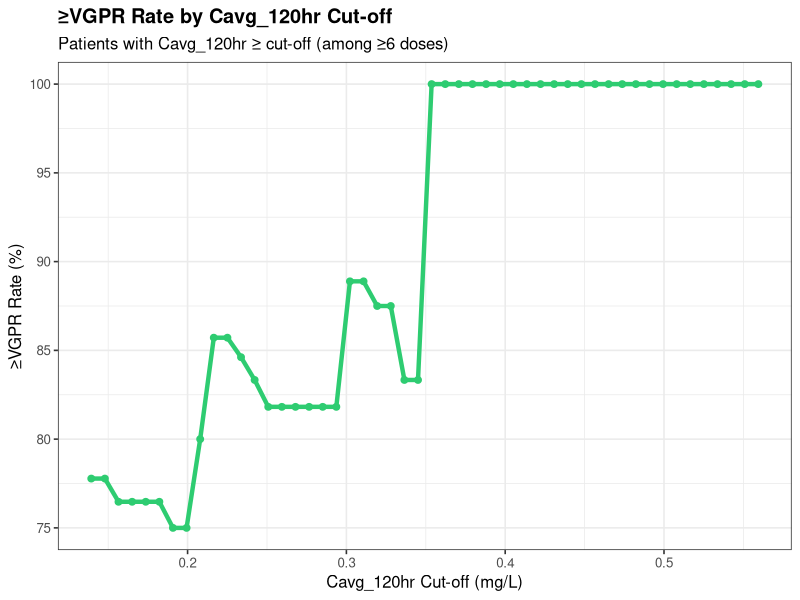
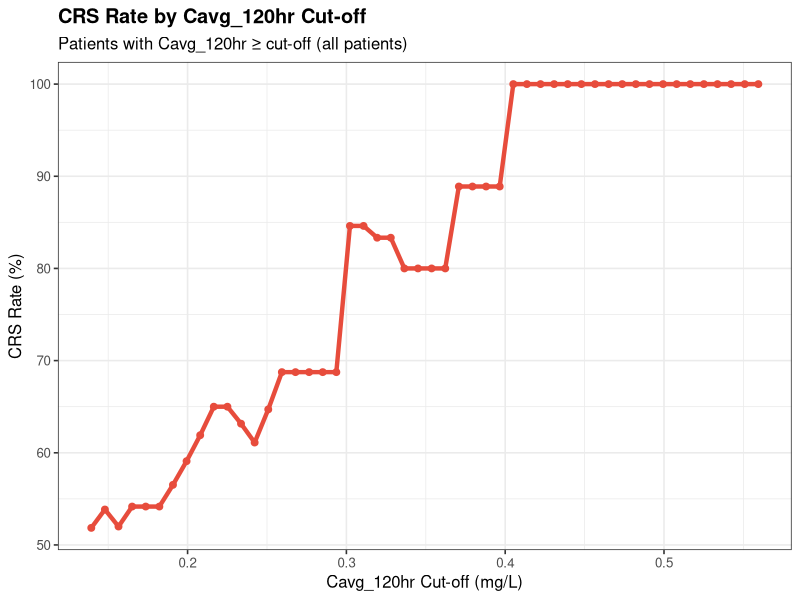
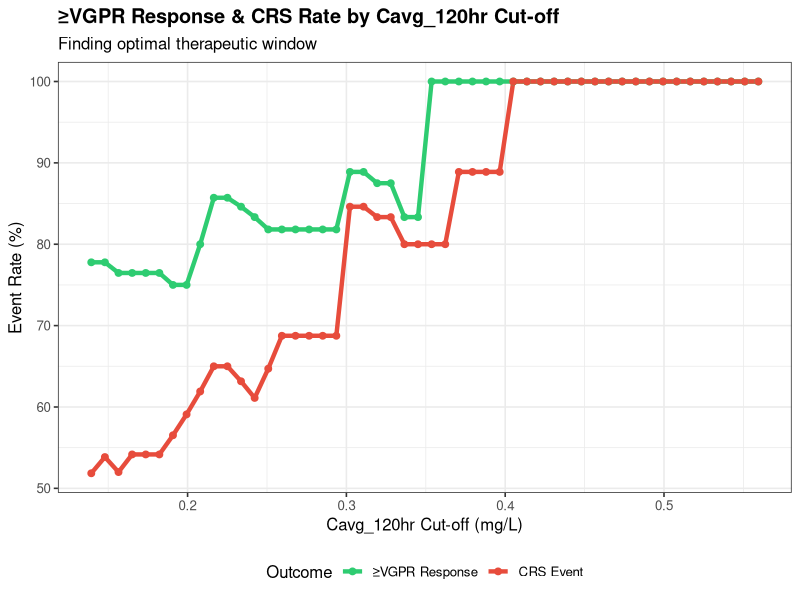
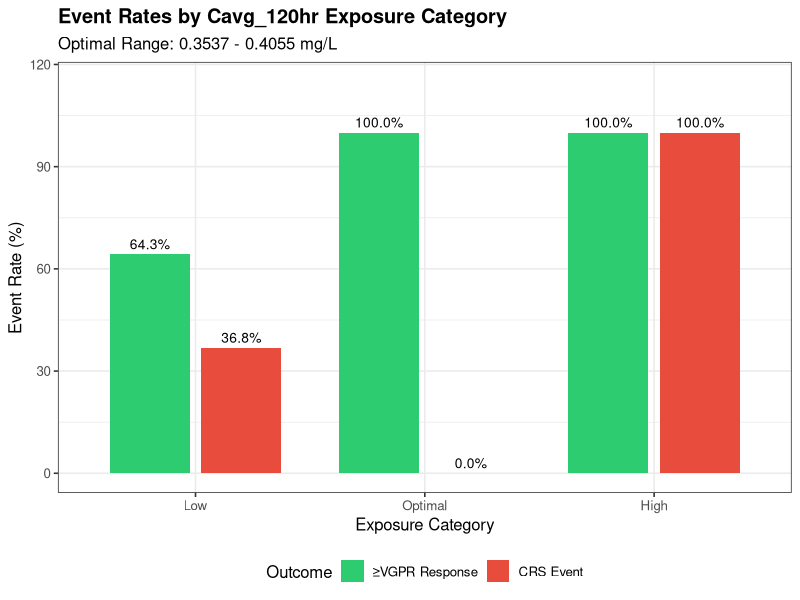
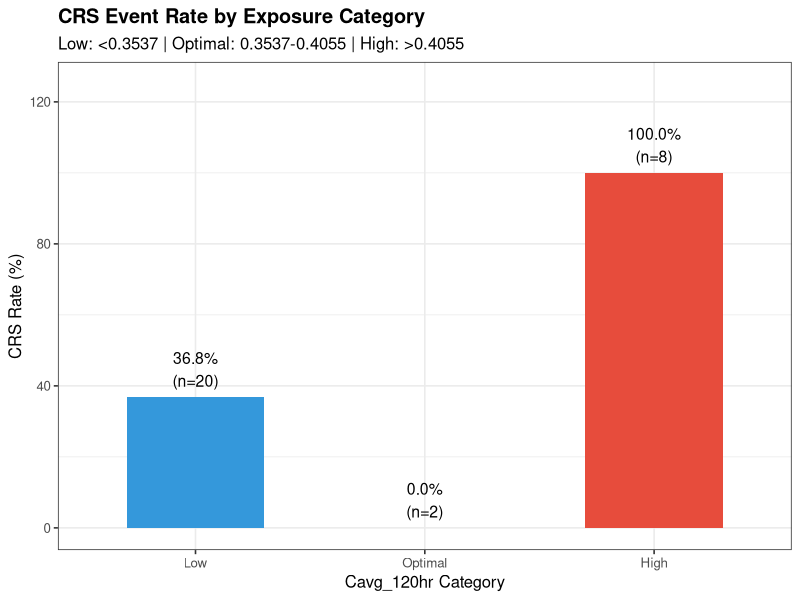
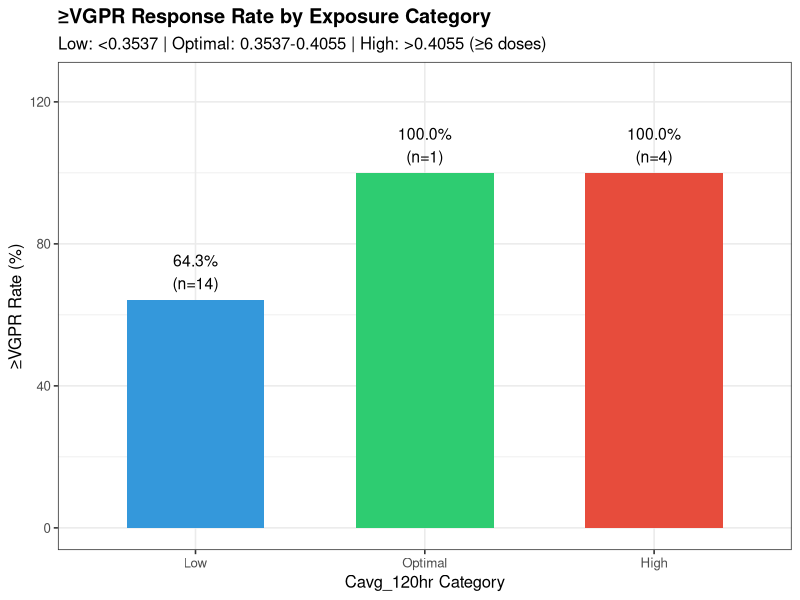
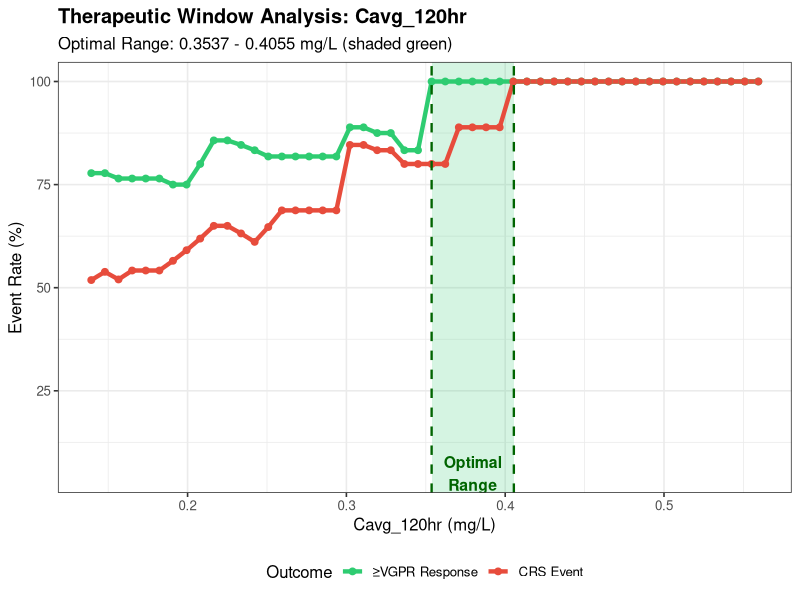

Recreate these plots in R, in order.
#===============================================================================
# Teclistamab PK Cut-off Analysis: Cavg_120hr
#
# Analyze different Cavg_120hr cut-offs for:
# - Response (≥VGPR) rate
# - CRS event rate
#
# Find optimal therapeutic window (maximize efficacy, minimize toxicity)
# Categorize patients into Low/Optimal/High exposure groups
#
# PREREQUISITE: Run pk_simulation.R first to generate pk_ae_merged_results.csv
#===============================================================================

library(tidyverse)
library(gridExtra)

cat("==========================================================\n")
cat("    Teclistamab Cavg_120hr Cut-off Analysis\n")
cat("==========================================================\n\n")

#-------------------------------------------------------------------------------
# 1. Load Data
#-------------------------------------------------------------------------------

cat("Loading data...\n")

# Load PK + AE merged data
if (!file.exists("pk_ae_merged_results.csv")) {
  stop("ERROR: pk_ae_merged_results.csv not found!\n",
       "Please run pk_simulation.R first.")
}

pk_ae_data <- read_csv("pk_ae_merged_results.csv", show_col_types = FALSE)
cat("  - Loaded PK+AE data for", nrow(pk_ae_data), "patients\n")

# Load response data
response_data <- read_csv("response_data.csv", show_col_types = FALSE)
cat("  - Loaded response data for", nrow(response_data), "patients\n")

# Load dosing data to filter for ≥6 doses
dosing_all <- read_csv("mrgsolve_dosing_full.csv", show_col_types = FALSE) %>%
  filter(TIME >= 0) %>%
  arrange(ID, TIME)

# Calculate number of doses per patient
dose_counts <- dosing_all %>%
  group_by(ID) %>%
  summarise(N_doses_actual = n(), .groups = "drop")

#-------------------------------------------------------------------------------
# 2. Merge All Data
#-------------------------------------------------------------------------------

cat("\n=== Merging data ===\n")

# Merge PK + AE + Response data
analysis_data <- pk_ae_data %>%
  left_join(response_data, by = "PID") %>%
  left_join(dose_counts, by = "ID") %>%
  mutate(
    # VGPR or better (sCR, CR, VGPR)
    VGPR_or_better = ifelse(RESP_CTX %in% c("sCR", "CR", "VGPR"), 1, 0),
    # At least 6 doses
    Has_6doses = ifelse(N_doses_actual >= 6, TRUE, FALSE)
  )

cat("  - Merged data:", nrow(analysis_data), "patients\n")

# Summary
cat("\n--- Data Summary ---\n")
cat("Total patients:", nrow(analysis_data), "\n")
cat("Patients with ≥6 doses:", sum(analysis_data$Has_6doses, na.rm = TRUE), "\n")
cat("CRS any grade events:", sum(analysis_data$CRS_any, na.rm = TRUE), "\n")
cat("≥VGPR responses (≥6 doses):", sum(analysis_data$VGPR_or_better[analysis_data$Has_6doses], na.rm = TRUE), "\n")

#-------------------------------------------------------------------------------
# 3. Define Cut-off Range for Cavg_120hr
#-------------------------------------------------------------------------------

cat("\n=== Cavg_120hr Distribution ===\n")

cavg_values <- analysis_data$Cavg_120hr
cat("Min:", round(min(cavg_values, na.rm = TRUE), 4), "\n")
cat("Max:", round(max(cavg_values, na.rm = TRUE), 4), "\n")
cat("Median:", round(median(cavg_values, na.rm = TRUE), 4), "\n")
cat("Mean:", round(mean(cavg_values, na.rm = TRUE), 4), "\n")

# Define cut-off range (from 10th to 90th percentile)
cutoff_min <- quantile(cavg_values, 0.05, na.rm = TRUE)
cutoff_max <- quantile(cavg_values, 0.95, na.rm = TRUE)
cutoffs <- seq(cutoff_min, cutoff_max, length.out = 50)

cat("\nCut-off range:", round(cutoff_min, 4), "to", round(cutoff_max, 4), "\n")

#-------------------------------------------------------------------------------
# 4. Calculate Event Rates at Each Cut-off
#-------------------------------------------------------------------------------

cat("\n=== Calculating Event Rates at Each Cut-off ===\n")

# For CRS: use all patients (CRS typically occurs early)
# For VGPR: use patients with ≥6 doses only (need adequate treatment)

event_rate_results <- map_dfr(cutoffs, function(cutoff) {
  # CRS analysis (all patients)
  crs_high <- analysis_data %>% filter(Cavg_120hr >= cutoff)
  crs_low <- analysis_data %>% filter(Cavg_120hr < cutoff)

  crs_rate_high <- mean(crs_high$CRS_any, na.rm = TRUE)
  crs_rate_low <- mean(crs_low$CRS_any, na.rm = TRUE)

  # VGPR analysis (≥6 doses only)
  vgpr_data <- analysis_data %>% filter(Has_6doses == TRUE)
  vgpr_high <- vgpr_data %>% filter(Cavg_120hr >= cutoff)
  vgpr_low <- vgpr_data %>% filter(Cavg_120hr < cutoff)

  vgpr_rate_high <- mean(vgpr_high$VGPR_or_better, na.rm = TRUE)
  vgpr_rate_low <- mean(vgpr_low$VGPR_or_better, na.rm = TRUE)

  tibble(
    Cutoff = cutoff,
    # Above cutoff
    N_above = nrow(crs_high),
    CRS_rate_above = crs_rate_high * 100,
    VGPR_rate_above = vgpr_rate_high * 100,
    # Below cutoff
    N_below = nrow(crs_low),
    CRS_rate_below = crs_rate_low * 100,
    VGPR_rate_below = vgpr_rate_low * 100
  )
})

#-------------------------------------------------------------------------------
# 5. Create Event Rate vs Cut-off Plot
#-------------------------------------------------------------------------------

cat("\n=== Creating Cut-off Analysis Plots ===\n")

# Plot 1: VGPR Rate vs Cut-off (High Cavg_120hr)
p1 <- ggplot(event_rate_results, aes(x = Cutoff)) +
  geom_line(aes(y = VGPR_rate_above), color = "#2ecc71", size = 1.5) +
  geom_point(aes(y = VGPR_rate_above), color = "#2ecc71", size = 2) +
  labs(
    title = "≥VGPR Rate by Cavg_120hr Cut-off",
    subtitle = "Patients with Cavg_120hr ≥ cut-off (among ≥6 doses)",
    x = "Cavg_120hr Cut-off (mg/L)",
    y = "≥VGPR Rate (%)"
  ) +
  theme_bw(base_size = 12) +
  theme(plot.title = element_text(face = "bold"))

# Plot 2: CRS Rate vs Cut-off (High Cavg_120hr)
p2 <- ggplot(event_rate_results, aes(x = Cutoff)) +
  geom_line(aes(y = CRS_rate_above), color = "#e74c3c", size = 1.5) +
  geom_point(aes(y = CRS_rate_above), color = "#e74c3c", size = 2) +
  labs(
    title = "CRS Rate by Cavg_120hr Cut-off",
    subtitle = "Patients with Cavg_120hr ≥ cut-off (all patients)",
    x = "Cavg_120hr Cut-off (mg/L)",
    y = "CRS Rate (%)"
  ) +
  theme_bw(base_size = 12) +
  theme(plot.title = element_text(face = "bold"))

# Combined plot: Both rates vs cut-off
plot_data_long <- event_rate_results %>%
  select(Cutoff, VGPR_rate_above, CRS_rate_above) %>%
  pivot_longer(
    cols = c(VGPR_rate_above, CRS_rate_above),
    names_to = "Outcome",
    values_to = "Rate"
  ) %>%
  mutate(
    Outcome = case_when(
      Outcome == "VGPR_rate_above" ~ "≥VGPR Response",
      Outcome == "CRS_rate_above" ~ "CRS Event"
    )
  )

p3 <- ggplot(plot_data_long, aes(x = Cutoff, y = Rate, color = Outcome)) +
  geom_line(size = 1.5) +
  geom_point(size = 2) +
  scale_color_manual(values = c("CRS Event" = "#e74c3c", "≥VGPR Response" = "#2ecc71")) +
  labs(
    title = "≥VGPR Response & CRS Rate by Cavg_120hr Cut-off",
    subtitle = "Finding optimal therapeutic window",
    x = "Cavg_120hr Cut-off (mg/L)",
    y = "Event Rate (%)",
    color = "Outcome"
  ) +
  theme_bw(base_size = 12) +
  theme(
    plot.title = element_text(face = "bold"),
    legend.position = "bottom"
  )

ggsave("cutoff_VGPR_rate.png", p1, width = 8, height = 6, dpi = 200)
ggsave("cutoff_CRS_rate.png", p2, width = 8, height = 6, dpi = 200)
ggsave("cutoff_combined_rates.png", p3, width = 10, height = 7, dpi = 200)

cat("Saved: cutoff_VGPR_rate.png\n")
cat("Saved: cutoff_CRS_rate.png\n")
cat("Saved: cutoff_combined_rates.png\n")

#-------------------------------------------------------------------------------
# 6. Find Optimal Range Using Benefit-Risk Analysis
#-------------------------------------------------------------------------------

cat("\n=== Finding Optimal Range (Benefit-Risk Analysis) ===\n")

library(pROC)

# Strategy: Find range where VGPR is maximized and CRS is acceptable
# 1. Upper bound: Where CRS rate stays below safety threshold
# 2. Lower bound: Where VGPR rate is acceptable
# 3. Net Clinical Benefit: VGPR_rate - CRS_rate

# Define thresholds
CRS_THRESHOLD <- 90   # Maximum acceptable CRS rate (%)
VGPR_MIN_THRESHOLD <- 100  # Minimum acceptable VGPR rate (%)

#--- Method 1: Constraint-based approach ---
cat("\n--- Method 1: Constraint-Based Approach ---\n")

# Calculate event rates at each Cavg_120hr value (within-bin analysis)
# Create finer bins for more precise analysis
n_bins <- 20
cavg_sorted <- sort(analysis_data$Cavg_120hr)
bin_breaks <- quantile(cavg_sorted, probs = seq(0, 1, length.out = n_bins + 1), na.rm = TRUE)
bin_breaks <- unique(bin_breaks)  # Remove duplicates

# Calculate event rates for each bin
bin_analysis <- map_dfr(1:(length(bin_breaks) - 1), function(i) {
  lower <- bin_breaks[i]
  upper <- bin_breaks[i + 1]

  # All patients in this bin (for CRS)
  bin_all <- analysis_data %>%
    filter(Cavg_120hr >= lower & Cavg_120hr < upper)

  # Patients with ≥6 doses in this bin (for VGPR)
  bin_vgpr <- analysis_data %>%
    filter(Has_6doses == TRUE & Cavg_120hr >= lower & Cavg_120hr < upper)

  tibble(
    Bin = i,
    Lower = lower,
    Upper = upper,
    Midpoint = (lower + upper) / 2,
    N_all = nrow(bin_all),
    N_vgpr = nrow(bin_vgpr),
    CRS_rate = ifelse(nrow(bin_all) > 0, mean(bin_all$CRS_any, na.rm = TRUE) * 100, NA),
    VGPR_rate = ifelse(nrow(bin_vgpr) > 0, mean(bin_vgpr$VGPR_or_better, na.rm = TRUE) * 100, NA)
  )
})

cat("\n--- Event Rates by Cavg_120hr Bin ---\n")
print(bin_analysis %>% select(Bin, Lower, Upper, N_all, CRS_rate, N_vgpr, VGPR_rate), n = 25)

# Find upper bound: highest Cavg_120hr where CRS < threshold
upper_candidates <- bin_analysis %>%
  filter(!is.na(CRS_rate) & CRS_rate < CRS_THRESHOLD) %>%
  arrange(desc(Upper))

if (nrow(upper_candidates) > 0) {
  optimal_upper <- upper_candidates$Upper[1]
  cat(sprintf("\nUpper bound (CRS < %d%%): %.4f mg/L\n", CRS_THRESHOLD, optimal_upper))
} else {
  # If all bins have CRS >= threshold, use median
  optimal_upper <- median(cavg_values, na.rm = TRUE)
  cat(sprintf("\nNo bin with CRS < %d%%, using median: %.4f mg/L\n", CRS_THRESHOLD, optimal_upper))
}

# Find lower bound: lowest Cavg_120hr where VGPR is still acceptable
# Use cumulative approach: VGPR rate for patients >= cutoff
lower_candidates <- event_rate_results %>%
  filter(VGPR_rate_above >= VGPR_MIN_THRESHOLD & Cutoff <= optimal_upper) %>%
  arrange(Cutoff)

if (nrow(lower_candidates) > 0) {
  optimal_lower <- lower_candidates$Cutoff[1]
  cat(sprintf("Lower bound (VGPR >= %d%% above): %.4f mg/L\n", VGPR_MIN_THRESHOLD, optimal_lower))
} else {
  optimal_lower <- quantile(cavg_values, 0.25, na.rm = TRUE)
  cat(sprintf("No cutoff with VGPR >= %d%%, using Q1: %.4f mg/L\n", VGPR_MIN_THRESHOLD, optimal_lower))
}

#--- Method 2: Net Clinical Benefit ---
cat("\n--- Method 2: Net Clinical Benefit Score ---\n")

# Calculate Net Benefit = VGPR_rate - CRS_rate for patients within range [lower, upper]
# Test different ranges
range_analysis <- expand_grid(
  Lower = quantile(cavg_values, seq(0.1, 0.5, by = 0.1), na.rm = TRUE),
  Upper = quantile(cavg_values, seq(0.5, 0.9, by = 0.1), na.rm = TRUE)
) %>%
  filter(Lower < Upper) %>%
  rowwise() %>%
  mutate(
    # Patients within range
    N_range_all = sum(analysis_data$Cavg_120hr >= Lower & analysis_data$Cavg_120hr <= Upper, na.rm = TRUE),
    N_range_vgpr = sum(analysis_data$Cavg_120hr >= Lower & analysis_data$Cavg_120hr <= Upper &
                        analysis_data$Has_6doses == TRUE, na.rm = TRUE),

    # Event rates within range
    CRS_in_range = {
      pts <- analysis_data %>% filter(Cavg_120hr >= Lower & Cavg_120hr <= Upper)
      if (nrow(pts) > 0) mean(pts$CRS_any, na.rm = TRUE) * 100 else NA_real_
    },
    VGPR_in_range = {
      pts <- analysis_data %>% filter(Cavg_120hr >= Lower & Cavg_120hr <= Upper & Has_6doses == TRUE)
      if (nrow(pts) > 0) mean(pts$VGPR_or_better, na.rm = TRUE) * 100 else NA_real_
    },

    # Net Clinical Benefit (higher is better)
    Net_Benefit = VGPR_in_range - CRS_in_range,

    # Benefit-Risk Ratio (higher is better, avoid division by zero)
    Benefit_Risk_Ratio = VGPR_in_range / (CRS_in_range + 1)
  ) %>%
  ungroup() %>%
  filter(!is.na(Net_Benefit) & N_range_all >= 3)

# Find best range by Net Benefit (with constraint that CRS < threshold)
best_range <- range_analysis %>%
  filter(CRS_in_range < CRS_THRESHOLD) %>%
  arrange(desc(Net_Benefit)) %>%
  head(1)

if (nrow(best_range) > 0) {
  cat(sprintf("\nBest Range by Net Benefit (CRS < %d%%):\n", CRS_THRESHOLD))
  cat(sprintf("  Range: %.4f - %.4f mg/L\n", best_range$Lower, best_range$Upper))
  cat(sprintf("  N in range: %d (all), %d (≥6 doses)\n", best_range$N_range_all, best_range$N_range_vgpr))
  cat(sprintf("  VGPR rate: %.1f%%\n", best_range$VGPR_in_range))
  cat(sprintf("  CRS rate: %.1f%%\n", best_range$CRS_in_range))
  cat(sprintf("  Net Benefit: %.1f\n", best_range$Net_Benefit))

  # Use Method 2 result if it gives better range
  if (best_range$Net_Benefit > (optimal_lower - optimal_upper)) {
    optimal_lower_m2 <- best_range$Lower
    optimal_upper_m2 <- best_range$Upper
  }
}

#--- Final Optimal Range Selection ---
cat("\n--- Final Optimal Range ---\n")

# Ensure upper bound respects CRS constraint
# Check CRS rate at the proposed upper bound
crs_at_upper <- bin_analysis %>%
  filter(Upper <= optimal_upper) %>%
  summarise(max_crs = max(CRS_rate, na.rm = TRUE))

if (!is.na(crs_at_upper$max_crs) && crs_at_upper$max_crs >= 100) {
  # Find the last bin before CRS reaches 100%
  safe_bins <- bin_analysis %>%
    filter(CRS_rate < 100) %>%
    arrange(desc(Upper))

  if (nrow(safe_bins) > 0) {
    optimal_upper <- safe_bins$Upper[1]
    cat(sprintf("Adjusted upper bound (before CRS=100%%): %.4f mg/L\n", optimal_upper))
  }
}

# Validate bounds
if (optimal_lower >= optimal_upper) {
  cat("Warning: Lower bound >= Upper bound, adjusting...\n")
  optimal_lower <- quantile(cavg_values, 0.33, na.rm = TRUE)
  optimal_upper <- quantile(cavg_values, 0.67, na.rm = TRUE)
}

cat(sprintf("\n>>> OPTIMAL RANGE: %.4f - %.4f mg/L <<<\n", optimal_lower, optimal_upper))

#-------------------------------------------------------------------------------
# 7. Categorize Patients: Low / Optimal / High
#-------------------------------------------------------------------------------

cat("\n=== Categorizing Patients ===\n")

analysis_data <- analysis_data %>%
  mutate(
    Exposure_Category = case_when(
      Cavg_120hr < optimal_lower ~ "Low",
      Cavg_120hr >= optimal_lower & Cavg_120hr <= optimal_upper ~ "Optimal",
      Cavg_120hr > optimal_upper ~ "High"
    ),
    Exposure_Category = factor(Exposure_Category, levels = c("Low", "Optimal", "High"))
  )

cat("\nExposure Category Distribution:\n")
print(table(analysis_data$Exposure_Category))

#-------------------------------------------------------------------------------
# 8. Calculate Event Rates by Category
#-------------------------------------------------------------------------------

cat("\n=== Event Rates by Exposure Category ===\n")

# CRS rates (all patients)
crs_by_category <- analysis_data %>%
  group_by(Exposure_Category) %>%
  summarise(
    N = n(),
    CRS_events = sum(CRS_any, na.rm = TRUE),
    CRS_rate = mean(CRS_any, na.rm = TRUE) * 100,
    .groups = "drop"
  )

cat("\n--- CRS Event Rate by Exposure Category ---\n")
print(crs_by_category)

# VGPR rates (≥6 doses only)
vgpr_by_category <- analysis_data %>%
  filter(Has_6doses == TRUE) %>%
  group_by(Exposure_Category) %>%
  summarise(
    N = n(),
    VGPR_events = sum(VGPR_or_better, na.rm = TRUE),
    VGPR_rate = mean(VGPR_or_better, na.rm = TRUE) * 100,
    .groups = "drop"
  )

cat("\n--- ≥VGPR Rate by Exposure Category (≥6 doses) ---\n")
print(vgpr_by_category)

# Combined summary
summary_by_category <- crs_by_category %>%
  left_join(
    vgpr_by_category %>% select(Exposure_Category, N_vgpr = N, VGPR_events, VGPR_rate),
    by = "Exposure_Category"
  )

cat("\n--- Combined Summary ---\n")
print(summary_by_category)

write_csv(summary_by_category, "pk_cutoff_category_summary.csv")
cat("\nSaved: pk_cutoff_category_summary.csv\n")

#-------------------------------------------------------------------------------
# 9. Create Bar Plot for Event Rates by Category
#-------------------------------------------------------------------------------

cat("\n=== Creating Category Bar Plots ===\n")

# Prepare data for plotting
bar_data <- bind_rows(
  crs_by_category %>%
    select(Exposure_Category, Rate = CRS_rate, N) %>%
    mutate(Outcome = "CRS Event"),
  vgpr_by_category %>%
    select(Exposure_Category, Rate = VGPR_rate, N) %>%
    mutate(Outcome = "≥VGPR Response")
)

# Bar plot
p_bar <- ggplot(bar_data, aes(x = Exposure_Category, y = Rate, fill = Outcome)) +
  geom_bar(stat = "identity", position = position_dodge(width = 0.8), width = 0.7) +
  geom_text(aes(label = sprintf("%.1f%%", Rate)),
            position = position_dodge(width = 0.8), vjust = -0.5, size = 3.5) +
  scale_fill_manual(values = c("CRS Event" = "#e74c3c", "≥VGPR Response" = "#2ecc71")) +
  labs(
    title = "Event Rates by Cavg_120hr Exposure Category",
    subtitle = sprintf("Optimal Range: %.4f - %.4f mg/L", optimal_lower, optimal_upper),
    x = "Exposure Category",
    y = "Event Rate (%)",
    fill = "Outcome"
  ) +
  ylim(0, max(bar_data$Rate, na.rm = TRUE) * 1.15) +
  theme_bw(base_size = 12) +
  theme(
    plot.title = element_text(face = "bold"),
    legend.position = "bottom"
  )

ggsave("cutoff_category_barplot.png", p_bar, width = 10, height = 7, dpi = 200)
cat("Saved: cutoff_category_barplot.png\n")

# Separate plots for each outcome
p_crs_bar <- ggplot(crs_by_category, aes(x = Exposure_Category, y = CRS_rate, fill = Exposure_Category)) +
  geom_bar(stat = "identity", width = 0.6) +
  geom_text(aes(label = sprintf("%.1f%%\n(n=%d)", CRS_rate, N)), vjust = -0.3, size = 4) +
  scale_fill_manual(values = c("Low" = "#3498db", "Optimal" = "#2ecc71", "High" = "#e74c3c")) +
  labs(
    title = "CRS Event Rate by Exposure Category",
    subtitle = sprintf("Low: <%.4f | Optimal: %.4f-%.4f | High: >%.4f",
                       optimal_lower, optimal_lower, optimal_upper, optimal_upper),
    x = "Cavg_120hr Category",
    y = "CRS Rate (%)"
  ) +
  ylim(0, max(crs_by_category$CRS_rate, na.rm = TRUE) * 1.25) +
  theme_bw(base_size = 12) +
  theme(plot.title = element_text(face = "bold"), legend.position = "none")

p_vgpr_bar <- ggplot(vgpr_by_category, aes(x = Exposure_Category, y = VGPR_rate, fill = Exposure_Category)) +
  geom_bar(stat = "identity", width = 0.6) +
  geom_text(aes(label = sprintf("%.1f%%\n(n=%d)", VGPR_rate, N)), vjust = -0.3, size = 4) +
  scale_fill_manual(values = c("Low" = "#3498db", "Optimal" = "#2ecc71", "High" = "#e74c3c")) +
  labs(
    title = "≥VGPR Response Rate by Exposure Category",
    subtitle = sprintf("Low: <%.4f | Optimal: %.4f-%.4f | High: >%.4f (≥6 doses)",
                       optimal_lower, optimal_lower, optimal_upper, optimal_upper),
    x = "Cavg_120hr Category",
    y = "≥VGPR Rate (%)"
  ) +
  ylim(0, max(vgpr_by_category$VGPR_rate, na.rm = TRUE) * 1.25) +
  theme_bw(base_size = 12) +
  theme(plot.title = element_text(face = "bold"), legend.position = "none")

ggsave("cutoff_CRS_barplot.png", p_crs_bar, width = 8, height = 6, dpi = 200)
ggsave("cutoff_VGPR_barplot.png", p_vgpr_bar, width = 8, height = 6, dpi = 200)

cat("Saved: cutoff_CRS_barplot.png\n")
cat("Saved: cutoff_VGPR_barplot.png\n")

#-------------------------------------------------------------------------------
# 10. Combined Cut-off Plot with Optimal Range Shading
#-------------------------------------------------------------------------------

p_combined_shaded <- ggplot(plot_data_long, aes(x = Cutoff, y = Rate, color = Outcome)) +
  annotate("rect", xmin = optimal_lower, xmax = optimal_upper,
           ymin = -Inf, ymax = Inf, fill = "#2ecc71", alpha = 0.2) +
  geom_line(size = 1.5) +
  geom_point(size = 2) +
  geom_vline(xintercept = optimal_lower, linetype = "dashed", color = "darkgreen", size = 0.8) +
  geom_vline(xintercept = optimal_upper, linetype = "dashed", color = "darkgreen", size = 0.8) +
  scale_color_manual(values = c("CRS Event" = "#e74c3c", "≥VGPR Response" = "#2ecc71")) +
  annotate("text", x = (optimal_lower + optimal_upper) / 2, y = 5,
           label = "Optimal\nRange", color = "darkgreen", fontface = "bold", size = 4) +
  labs(
    title = "Therapeutic Window Analysis: Cavg_120hr",
    subtitle = sprintf("Optimal Range: %.4f - %.4f mg/L (shaded green)", optimal_lower, optimal_upper),
    x = "Cavg_120hr (mg/L)",
    y = "Event Rate (%)",
    color = "Outcome"
  ) +
  theme_bw(base_size = 12) +
  theme(
    plot.title = element_text(face = "bold"),
    legend.position = "bottom"
  )

ggsave("cutoff_therapeutic_window.png", p_combined_shaded, width = 12, height = 8, dpi = 200)
cat("Saved: cutoff_therapeutic_window.png\n")

#-------------------------------------------------------------------------------
# 11. Print Final Summary
#-------------------------------------------------------------------------------

cat("\n")
cat("==========================================================\n")
cat("              CAVG_120HR CUT-OFF ANALYSIS SUMMARY\n")
cat("==========================================================\n\n")

cat(sprintf("Optimal Therapeutic Range: %.4f - %.4f mg/L\n\n", optimal_lower, optimal_upper))

cat("--- Event Rates by Category ---\n\n")
cat("Exposure Category | CRS Rate (%) | ≥VGPR Rate (%)\n")
cat("------------------|--------------|---------------\n")
for (i in 1:nrow(summary_by_category)) {
  row <- summary_by_category[i, ]
  cat(sprintf("%-17s | %12.1f | %14.1f\n",
              as.character(row$Exposure_Category),
              row$CRS_rate,
              ifelse(is.na(row$VGPR_rate), 0, row$VGPR_rate)))
}

cat("\n==========================================================\n")
cat("                    OUTPUT FILES\n")
cat("==========================================================\n")
cat("  - pk_cutoff_category_summary.csv\n")
cat("  - cutoff_VGPR_rate.png\n")
cat("  - cutoff_CRS_rate.png\n")
cat("  - cutoff_combined_rates.png\n")
cat("  - cutoff_category_barplot.png\n")
cat("  - cutoff_CRS_barplot.png\n")
cat("  - cutoff_VGPR_barplot.png\n")
cat("  - cutoff_therapeutic_window.png\n")
cat("==========================================================\n")
cat("                 Analysis Complete!\n")
cat("==========================================================\n")
